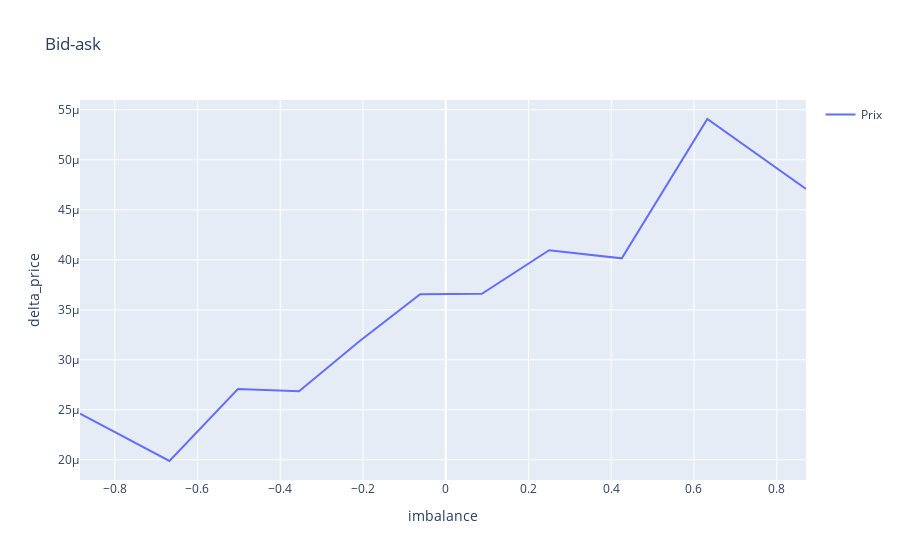

The code cell stored with this chart in its notebook:
### Code cell
df_trades = df_final[101:]#[df_final['action'] =='T']

# Calculer la moyenne de chaque groupe
imb_trie_means = [np.mean(group) for group in imb_trie_groups]
price_trie_means = [np.mean(group) for group in price_trie_groups]
print(price_trie_means)
fig = go.Figure()
fig.add_trace(go.Scatter(x = imb_trie_means, y = price_trie_means, mode ='lines', name ='Prix', showlegend = True))

fig.update_layout(title=f'Bid-ask', xaxis_title='imbalance', yaxis_title='delta_price', showlegend=True)
fig.show()

### Figure 1 — Plotly figure (JSON) as saved in the notebook; plotly's stock layout.template omitted (floating-point values rounded to 4 significant figures)
{"data": [{"mode": "lines", "name": "Prix", "showlegend": true, "type": "scatter", "x": [-0.8839, -0.6677, -0.5023, -0.3545, -0.2093, -0.06185, 0.08734, 0.2499, 0.4254, 0.6322, 0.8707], "y": [2.461e-05, 1.988e-05, 2.707e-05, 2.685e-05, 3.184e-05, 3.656e-05, 3.66e-05, 4.096e-05, 4.014e-05, 5.408e-05, 4.709e-05]}], "layout": {"showlegend": true, "title": {"text": "Bid-ask"}, "xaxis": {"title": {"text": "imbalance"}}, "yaxis": {"title": {"text": "delta_price"}}}}
